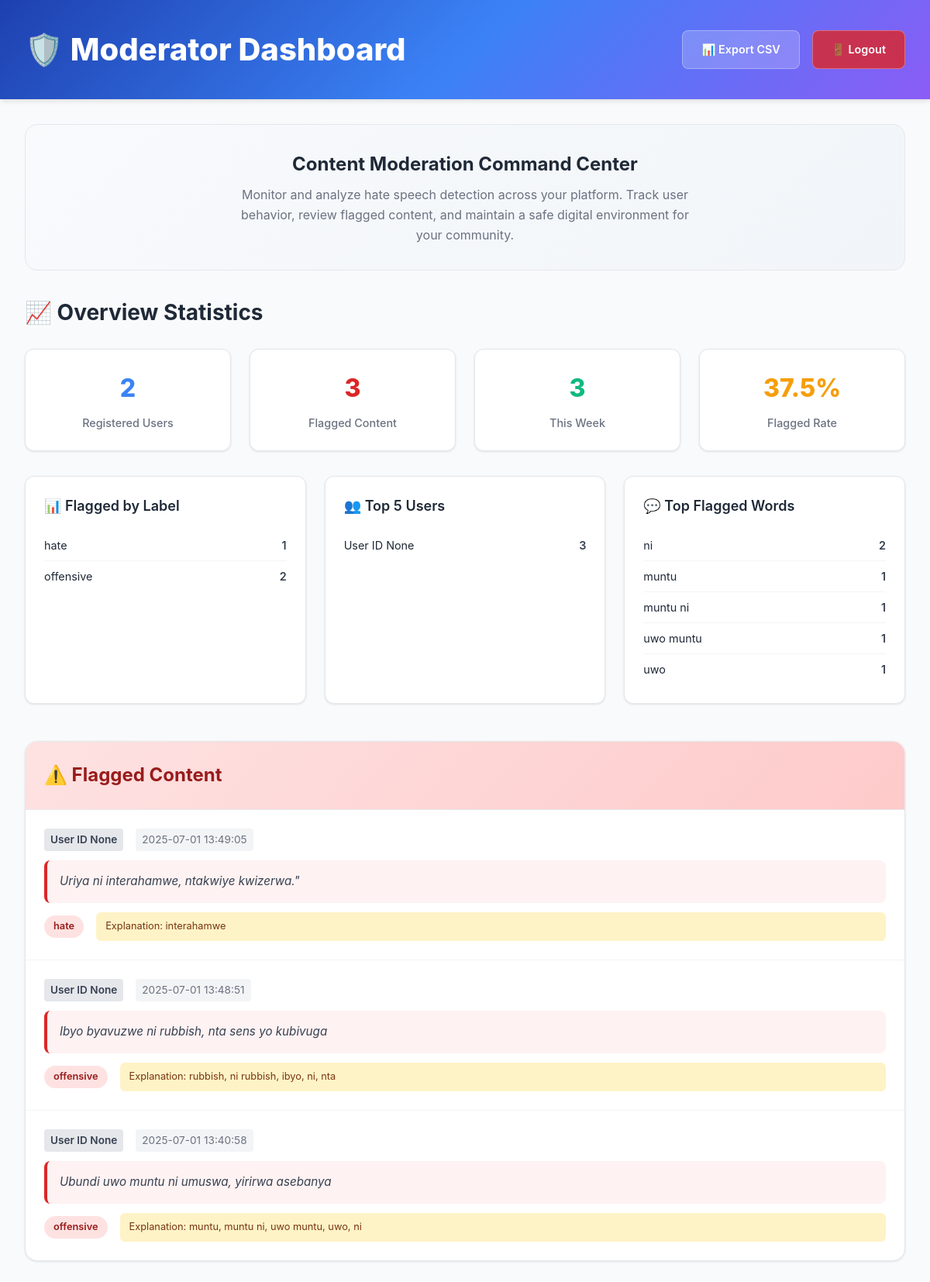
Page /moderator (signed in) on the committed database.
### app.py (models this page shows)
class AnalysisHistory(db.Model):
    id = db.Column(db.Integer, primary_key=True)
    user_id = db.Column(db.Integer, db.ForeignKey('user.id'), nullable=True)  # Allow anonymous access
    tweet_text = db.Column(db.Text, nullable=False)
    predicted_label = db.Column(db.String(50))
    explanation_words = db.Column(db.String(300))
    timestamp = db.Column(db.DateTime, default=datetime.utcnow)
    source = db.Column(db.String(50), default="web")  # Track source: web, extension, api

### app.py (the view)
@app.route('/moderator')
@login_required
def moderator_dashboard():
    if current_user.role != "moderator":
        abort(403)
    flagged = AnalysisHistory.query.filter(
        AnalysisHistory.predicted_label.in_(["offensive", "hate"])
    ).order_by(AnalysisHistory.timestamp.desc()).all()
    stats = get_moderator_stats()
    return render_template("moderator_dashboard.html", flagged=flagged, stats=stats)

### app.py (called while the page is built)
@login_manager.user_loader
def load_user(user_id):
    return db.session.get(User, int(user_id))

@app.before_request
def rate_limit():
    if request.endpoint == 'api_analyze_public':
        return
    if current_user.is_authenticated:
        uid = current_user.id
        now = time.time()
        window = 60
        max_requests = 10
        timestamps = user_last_requests.get(uid, [])
        timestamps = [t for t in timestamps if now - t < window]
        if len(timestamps) >= max_requests:
            abort(429, description="Rate limit exceeded. Try again shortly.")
        timestamps.append(now)
        user_last_requests[uid] = timestamps

### templates/moderator_dashboard.html (shortened to what this page needs)
<!DOCTYPE html>
<html lang="en">
<head>
</head>
<body>
  <div class="header">
    <div class="container">
      <div class="header-content">
        <h1 class="header-title">
          🛡️ Moderator Dashboard
        </h1>
        <div class="header-actions">
          <a href="{{ url_for('export_flagged') }}" class="header-btn">
            📊 Export CSV
          </a>
          <a href="{{ url_for('logout') }}" class="header-btn danger">
            🚪 Logout
          </a>
        </div>
      </div>
    </div>
  </div>
  <div class="container">
    <div class="welcome-section">
      <h2 class="welcome-title">Content Moderation Command Center</h2>
      <p class="welcome-description">
        Monitor and analyze hate speech detection across your platform. Track user behavior,
        review flagged content, and maintain a safe digital environment for your community.
      </p>
    </div>
    <div class="stats-section">
      <h2 class="section-title">📈 Overview Statistics</h2>
      <div class="stats-grid">
        <div class="stat-card">
          <div class="stat-number">{{ stats.total_users }}</div>
          <div class="stat-label">Registered Users</div>
        </div>
        <div class="stat-card">
          <div class="stat-number">{{ stats.total_flagged }}</div>
          <div class="stat-label">Flagged Content</div>
        </div>
        <div class="stat-card">
          <div class="stat-number">{{ stats.flagged_week }}</div>
          <div class="stat-label">This Week</div>
        </div>
        <div class="stat-card">
          <div class="stat-number">{{ stats.flagged_percentage | round(1) }}%</div>
          <div class="stat-label">Flagged Rate</div>
        </div>
      </div>
    <div class="detailed-stats">
      <div class="detail-card">
        <h3>📊 Flagged by Label</h3>
        <ul class="detail-list">
          {% for label, count in stats.counts_by_label.items() %}
          <li>
            <span>{{ label }}</span>
            <span class="detail-value">{{ count }}</span>
          </li>
          {% endfor %}
        </ul>
      </div>
      <div class="detail-card">
        <h3>👥 Top 5 Users</h3>
        <ul class="detail-list">
          {% for user_id, count in stats.top_users %}
          <li>
            <span>User ID {{ user_id }}</span>
            <span class="detail-value">{{ count }}</span>
          </li>
          {% endfor %}
        </ul>
      </div>
      <div class="detail-card">
        <h3>💬 Top Flagged Words</h3>
        <ul class="detail-list">
          {% for word, freq in stats.top_words %}
          <li>
            <span>{{ word }}</span>
            <span class="detail-value">{{ freq }}</span>
          </li>
          {% endfor %}
        </ul>
      </div>
    </div>
    <div class="flagged-section">
      <div class="flagged-header">
        <h2>⚠️ Flagged Content</h2>
      </div>
      <div class="flagged-content">
        {% if flagged %}
          {% for item in flagged %}
          <div class="flagged-item">
            <div class="flagged-meta">
              <span class="user-id">User ID {{ item.user_id }}</span>
              <span class="timestamp">{{ item.timestamp.strftime('%Y-%m-%d %H:%M:%S') }}</span>
            </div>
            <div class="flagged-text">{{ item.tweet_text }}</div>
            <div class="flagged-details">
              <span class="label-badge">{{ item.predicted_label }}</span>
              {% if item.explanation_words %}
              <span class="explanation">Explanation: {{ item.explanation_words }}</span>
              {% endif %}
            </div>
          </div>
          {% endfor %}
        {% else %}
          <div class="no-flagged">
            <h3>✅ No flagged content found!</h3>
            <p>All content is safe and within guidelines.</p>
          </div>
        {% endif %}
      </div>
    </div>
  </div>
</body>
</html>

### rows in the picture
AnalysisHistory: user_id "None", timestamp "2025-07-01 13:49:05", tweet_text "Uriya ni interahamwe, ntakwiye kwizerwa.\"", predicted_label "hate", explanation_words "interahamwe"
AnalysisHistory: user_id "None", timestamp "2025-07-01 13:48:51", tweet_text "Ibyo byavuzwe ni rubbish, nta sens yo kubivuga", predicted_label "offensive", explanation_words "rubbish, ni rubbish, ibyo, ni, nta"
AnalysisHistory: user_id "None", timestamp "2025-07-01 13:40:58", tweet_text "Ubundi uwo muntu ni umuswa, yirirwa asebanya", predicted_label "offensive", explanation_words "muntu, muntu ni, uwo muntu, uwo, ni"

### other values in the picture
{{ stats.total_users }} "2"
{{ stats.total_flagged }} "3"
{{ stats.flagged_week }} "3"
{{ stats.flagged_percentage | round(1) }} "37.5"
{{ label }} "hate" "offensive"
{{ count }} "1" "2"
{{ user_id }} "None"
{{ count }} "3"
{{ word }} "ni" "muntu" "muntu ni" "uwo muntu" "uwo"
{{ freq }} "2" "1" "1" "1" "1"
